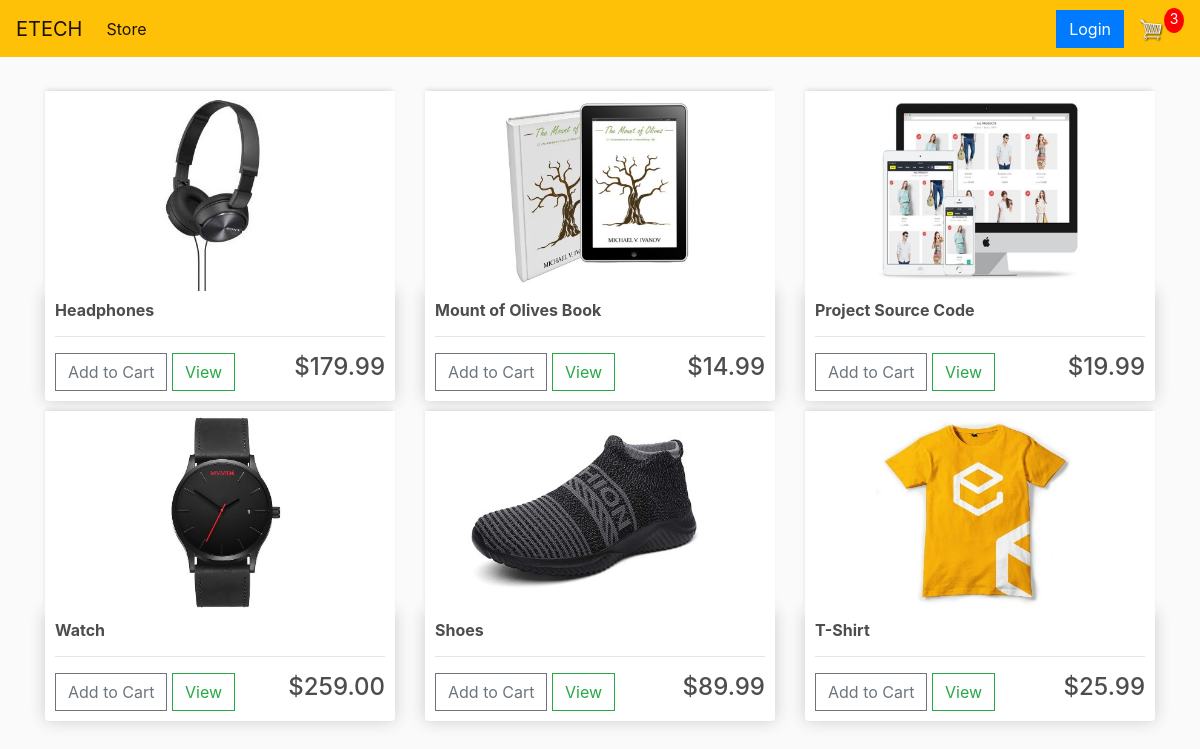
The app's page / (signed in) with its own data.
### store/models.py (models this page shows, shortened)
class Product(models.Model):
    name = models.CharField(max_length=255, null=True)
    price = models.DecimalField(max_digits=7, decimal_places=2)
    digital = models.BooleanField(default=False, null=True, blank=False)
    image = models.ImageField(null=True, blank=True)
    @property
    def imageURL(self):
        try:
            url = self.image.url
        except:
            url = ''
        return url

### store/views.py (the view)
# urls.py: path('', include('store.urls'))
def store(request):
    if request.user.is_authenticated:
        customer = request.user.customer
        order, created = Order.objects.get_or_create(customer=customer, complete=False)
        items = order.orderitem_set.all()
        CartItems = order.get_card_item
    else:
        items = []
        order = {'get_card_total': 0, 'get_card_item': 0}
        CartItems = order['get_card_item']
    products = Product.objects.all()
    context = {'products': products, 'CartItems': CartItems}
    return render(request, 'store/Store.html', context)

### store/models.py (called while the page is built)
    @property
    def get_card_item(self):
        orderitem = self.orderitem_set.all()
        total = sum([item.quantity for item in orderitem])
        return total

### store/templates/store/Store.html
{% extends 'main.html' %}
{% load static %}
{% block content %}
<div class="row">
    {% for product in products %}
    <div class="col-lg-4">
        <img class="thumbnail" src='{{ product.imageURL }}'>
        <div class="box-element product">
            <h6><strong>{{product.name}}</strong></h6>
            <hr>
            <button data-product="{{product.id}}" data-action="add" class="btn btn-outline-secondary add-btn update-cart">Add to Cart</button>
            <a class="btn btn-outline-success" href="#">View</a>
            <h4 style="display: inline-block; float: right">${{product.price| floatformat:2 }}</h4>
        </div>
    </div>
    {% endfor %}
</div>
{% endblock %}

### static/css/main.css (style rules this page uses)
body { background-color: hsl(0, 0%, 98%); }
h1,h2,h3,h4,h5,h6 { color:hsl(0, 0%, 30%); }
.box-element { box-shadow:hsl(0, 0%, 80%) 0 0 16px; background-color: #fff; border-radius: 4px; padding: 10px; }
.thumbnail { width: 100%; height: 200px; -webkit-box-shadow: -1px -3px 5px -2px rgba(214,214,214,1); -moz-box-shadow: -1px -3px 5px -2px rgba(214,214,214,1); box-shadow: -1px -3px 5px -2px rgba(214,214,214,1); }
.product { border-radius: 0 0 4px 4px; }
.col-lg-4, .col-lg-6, .col-lg-8, .col-lg-12 { margin-top: 10px; }
.btn { border-radius: 0; }

### records on screen
Product: imageURL (picture), name "Headphones", price "179.99"
Product: imageURL (picture), name "Mount of Olives Book", price "14.99"
Product: imageURL (picture), name "Project Source Code", price "19.99"
Product: imageURL (picture), name "Watch", price "259.00"
Product: imageURL (picture), name "Shoes", price "89.99"
Product: imageURL (picture), name "T-Shirt", price "25.99"

### other values on screen
{{ CartItems }} "3"
